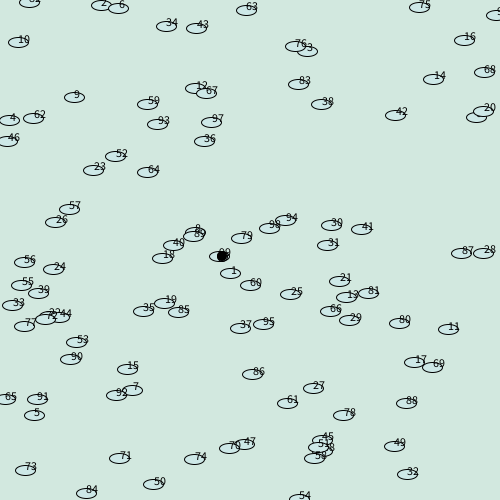
Frame 1 (no input)
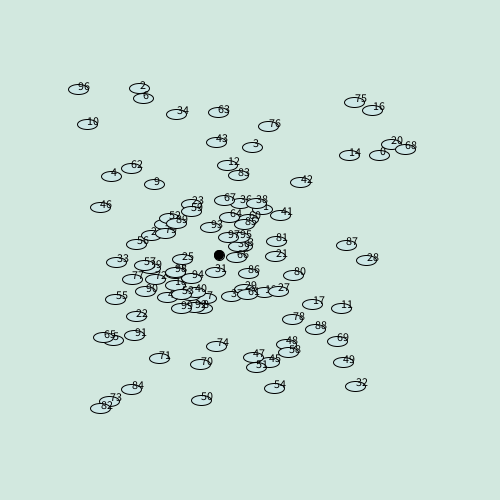
Frame 60 (the mouse pressed at the canvas centre just before this capture)
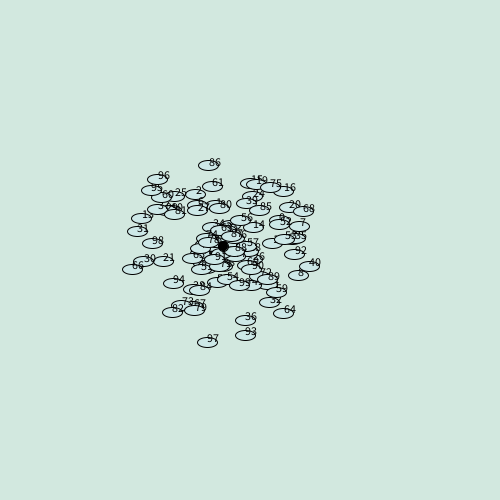
Frame 120 (the mouse held since frame 60 and released just before this capture)

The Processing sketch that drew these frames (run headless with seeded random() and noise(); from frame 60 on, the mouse is pressed at the canvas centre):

// Processing sketch: Projet
// ── Projet.pde
Bancdepoisson bp;
int G_nbpoisson = 100;
int zonevoisins = 100;
void setup()
{
  size(500, 500);
  bp = new Bancdepoisson(G_nbpoisson);
}


void draw()
{
  background(#d2e8df);
  bp.avancerpoissons();
  bp.dessinerpoissons();
  bp.trouvervoisins();
  bp.calculerbary();
  bp.separation();
  circle(bp.bary.x, bp.bary.y, 10);
}

// ── Poisson.pde
class Fish {
  int taille = 20;
  int numero;
  color couleur = #cde8e7;
  ArrayList <Fish> voisins = new ArrayList();
  Vect vitesse;
  Vect pos;

  Fish(int numero)
  {
    vitesse = new Vect(random(-3, 3), random(-3, 3));
    pos = new Vect(random(0, width), random(0, height));
    this.numero = numero;
  }

  void dessiner()
  {
    fill(couleur);
    ellipse(pos.x, pos.y, taille, taille/2);
    fill(255, 255, 255, 100);
   //circle(pos.x, pos.y, zonevoisins);
    for (Fish voisin : voisins)
    {
      fill(255, 0, 0);
     //line(voisin.pos.x, voisin.pos.y, pos.x, pos.y);
    } 
    fill(0);
    text(numero, pos.x, pos.y); 
  }
  void avancer()
  {
    // Limiter la vitesse maximale
    float vitesseMax = 2.0;
    float vitesseActuelle = vitesse.norm();
    if (vitesseActuelle > vitesseMax)
    {
      vitesse = vitesse.m(vitesseMax / vitesseActuelle);
    }
    
    pos.x = (pos.x + width + vitesse.x)%width;
    pos.y = (pos.y + height + vitesse.y)%height;
  }

  void trouvervoisinspoisson(Fish poissons[])
  {
    voisins.clear();
    for (int i = 0; i < poissons.length; i ++)
    {
      if (this.isvoisins(poissons[i]))
        voisins.add(poissons[i]);
    }
  }
  void deplacerversbary(Vect bary)
  {
    float distx;
    float disty;
    
    distx = bary.x - pos.x;
    disty = bary.y - pos.y;
    vitesse.x += 0.001 * distx;
    vitesse.y += 0.001 * disty;
  }
  void evitervoisins()
  {
    Vect repulsion;
    float dist = 0;
    for (Fish voisin : voisins)
    {
      repulsion = pos.sub(voisin.pos);
      dist = repulsion.norm();
      if (dist > 0 && dist < 50) // Éviter division par zéro et limiter la zone de répulsion
      {
        repulsion = repulsion.m(1.0/dist); // Normaliser
        repulsion = repulsion.m(10.0/dist); // Force inversement proportionnelle à la distance
        vitesse = vitesse.add(repulsion.m(0.01)); // Ajouter la force de répulsion
      }
    }
  }
  void eviterBords()
  {
    if (this.pos.x < width - 50 || this.pos.x > width + 50)
    {
      
    }
  }
  boolean isvoisins(Fish voi) // voi = voisin
  {
    return ( dist( pos.x, pos.y, voi.pos.x, voi.pos.y) <= zonevoisins/2);
  }
}

// ── Utils.pde
class Bancdepoisson
{
  Fish poissons[];
  Vect bary = new Vect(0,0);
  int nbpoissons;
  Bancdepoisson(int nbpoissons)
  {
    this.nbpoissons = nbpoissons;
    poissons = new Fish[nbpoissons];
    for (int i = 0; i < nbpoissons; i ++)
    {
      poissons[i] = new Fish(i);
      fill(0);
    }
  }
  void dessinerpoissons()
  {
    for (int i = 0; i < nbpoissons; i ++)
    {
      poissons[i].dessiner();
      fill(0);
    }
  }
  void avancerpoissons()
  {
    for (int i = 0; i < nbpoissons; i ++)
     {
       poissons[i].deplacerversbary(bary);
      poissons[i].avancer();
     }
  }

  void trouvervoisins()
  {
    for (int i = 0; i < nbpoissons; i ++)
      poissons[i].trouvervoisinspoisson(poissons);
  }
  void calculerbary()
  {
    int moyennex = 0;
    int moyenney = 0; 
    for (int i = 0; i < nbpoissons; i ++)
    {
      moyennex += poissons[i].pos.x;
      moyenney += poissons[i].pos.y;
    }
    moyennex /= nbpoissons;
    moyenney /= nbpoissons;
    bary.x = moyennex;
    bary.y = moyenney;
  }
  
  void separation()
  {
    for (int i = 0; i < nbpoissons; i ++)
    {
      poissons[i].evitervoisins();
    }
  }
}

// ── Vecteur.pde
class Vect
{
  float x;
  float y;
  Vect(float x, float y) // Constructeur
  {
    this.x = x;
    this.y = y;
  }
  float distvect(Vect u)
  {
    return (dist (x, y, u.x, u.y));
  }
  Vect add(Vect u)
  {
    return(new Vect(this. x + u.x, this.y + u.y));
  }
  Vect sub(Vect u)
  {
    return(new Vect(this.x - u.x, this.y - u.y));
  }
  Vect m(float a)
  {
    return (new Vect(this.x*a, this.y*a));
  }
  float ps(Vect u)
  {
    return(this.x*u.x + this.y*u.y);
  }
  float norm()
  {
    return (sqrt(pow(this.x, 2) + pow(this.y, 2)));
  }
  String toString()
  {
    return("x : " + this.x + '\n' + "y : " + this.y);
  }
}
